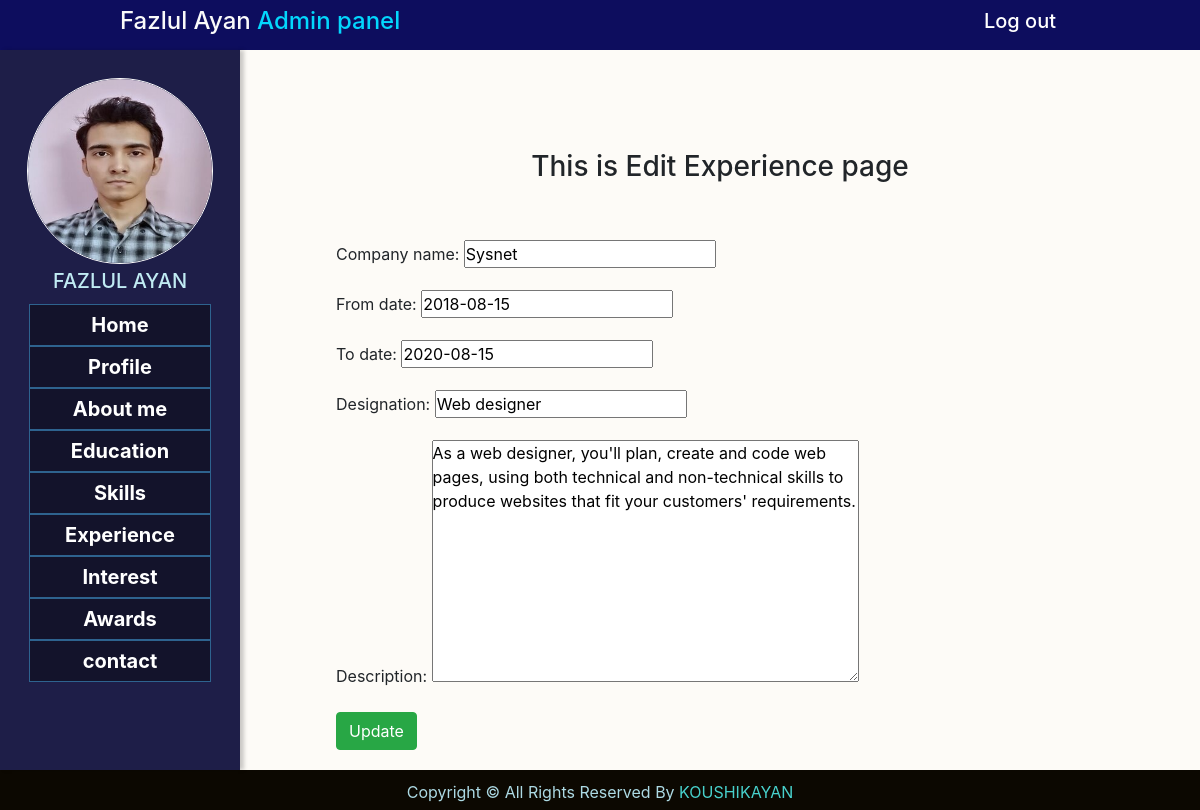
The app's page /c-edit-experience/1 (signed in) with its own data.
### portfolioapp/models.py (models this page shows, shortened)
class Profile(models.Model):
    user = models.OneToOneField(User, primary_key = True, on_delete = models.CASCADE)
    name = models.CharField(max_length = 50)
    image = models.ImageField()

class Experience(models.Model):
    user = models.ForeignKey(User, on_delete = models.CASCADE)
    company_name = models.CharField(max_length = 50)
    from_date = models.DateField()
    to_date = models.DateField()
    designation = models.CharField(max_length = 50)
    description = models.TextField()

### portfolioapp/views.py (the view)
# urls.py: path('c-edit-experience/<int:id>', c_edit_experience, name= 'c-edit-experience'),
def c_edit_experience(request, id):
    profile = Profile.objects.get(user = request.user)
    if request.method == 'POST':
        pi = Experience.objects.get(pk = id)
        form = ExperienceForm(request.POST, instance = pi)
        if form.is_valid():
            form = form.save(commit = False)
            form.user = request.user
            form.save()
            return redirect('/c-edit-list-experience')
    else:
        pi = Experience.objects.get(pk = id)
        form = ExperienceForm(instance = pi)
        context = {'form': form, 'profile': profile}
        return render(request,'c_edit_experience.html', context)

### portfolioapp/forms.py
class ExperienceForm(ModelForm):
    class Meta:
        model = Experience
        exclude = ('user',)

### templates/c_edit_experience.html (shortened to what this page needs)
{% extends 'c_base.html' %}
{% load static %}
{% block profile %}
    <img style="align-content: center; border: 1px solid white; " src="{{ profile.image.url}}" alt="This is profile picture">
{% endblock %}
{% block profileName %}
        <h5 style="text-transform: uppercase;">{{profile.name}}</h5>
{% endblock %}
{% block content %}
    <h3 style="text-align: center; padding-top: 100px;">This is Edit Experience page</h3> <br> <br>
    <form action="" method="POST">
        <table>
            {{ form.as_p}}
        </table>
        <button type="submit" class="btn btn-success">Update</button>
    </form>
{% endblock %}
{% block rightsname %}
    {{user.username}}
{% endblock %}

### templates/c_base.html (shortened to what this page needs)
{% load static %}
<!doctype html>
<html lang="en">
  <head>
    <link rel="stylesheet" href="https://stackpath.bootstrapcdn.com/bootstrap/4.5.2/css/bootstrap.min.css">
    <link rel="stylesheet" href="{% static 'css/c_style.css' %}">
  </head>
  <body>
    <div class="body">
        <div class="header">
            <div class="left-header">
                {% if user.is_authenticated %}
                    <a style="text-decoration-line: none;" href="c-admin-home"><h4>{{ profile.name}}<span> Admin panel</span></h4></a>
                {% endif %}
            </div>
            <div class="right-header">
                <a style="text-decoration-line: none;" href="{% url 'login' %}"><h5>Log out</h5></a>
            </div>
        </div>
        <div class="content">
            <div class="navbar">
                <div class="nav-top">
                    {% block profile %}
                    {% endblock %}
                </div>
                <div class="profile-name">
                    {% block profileName %}
                    {% endblock %}
                </div>
                <div class="navlist">
                    <ul>
                        <li><a style="text-decoration-line: none;" href="{% url 'c-admin-home' %}">Home</a></li>
                        <li><a style="text-decoration-line: none;" href="{% url 'c-profile' %}">Profile</a></li>
                        <li><a style="text-decoration-line: none;" href="{% url 'c-about-me' %}">About me</a></li>
                        <li><a style="text-decoration-line: none;" href="{% url 'c-education' %}">Education</a></li>
                        <li><a style="text-decoration-line: none;" href="{% url 'c-skill' %}">Skills</a></li>
                        <li><a style="text-decoration-line: none;" href="{% url 'c-experience' %}">Experience</a></li>
                        <li><a style="text-decoration-line: none;" href="{% url 'c-interest' %}">Interest</a></li>
                        <li><a style="text-decoration-line: none;" href="{% url 'c-award' %}">Awards</a></li>
                        <li><a style="text-decoration-line: none;" href="{% url 'c-contact' %}">contact</a></li>
                    </ul>
                </div>
            </div>
            <div class="right-content">
                <div class="top">
                    <div class="m_top">
                        {% block content %}
                        {% endblock %}
                    </div>
                </div>
            </div>
        </div>
        <div class="footer">
            <p>Copyright © All Rights Reserved By
                <span style="text-transform: uppercase;">
                    {% block rightsname %}
                    {% endblock %}
                </span></p>
        </div>
    </div>
  </body>
</html>

### static/css/c_style.css (style rules this page uses)
* { margin: 0; padding: 0; }
.body { width: 1200px; height: 100vh; margin: auto; box-shadow: 0 4px 8px 0 rgba(0, 0, 0, 0.2), 0 6px 20px 0 rgba(0, 0, 0, 0.19); }
.header { align-items: center; display: flex; height: 50px; background-color: rgb(13, 13, 94); }
.left-header { width: 70%; padding-left: 10%; color: white; }
.left-header a h4 { color: rgb(250, 250, 250); }
.left-header span { color: #03D7FD; }
.right-header { width: 30%; text-align: center; color: white; font-weight: 400; }
.right-header a h5 { color: rgb(255, 255, 255); }
.content { background-color:rgb(253 251 247); height:90%; display: flex; }
.navbar { height: 100%; width: 20%; background-color: #1E1E48; box-shadow: 4px 0 4px 0 rgba(0, 0, 0, 0.2); }
.nav-top { width: 100%; height: 30%; }
.nav-top img { width: 186px; height: 186px; display: block; margin: auto; border-radius: 50%; margin-top:20px; }
.profile-name { height: 5%; width: 100%; margin: auto; color: rgb(192, 235, 243); font-size: 800px; }
.profile-name h5 { text-align: center; }
.navlist { height: 65%; margin: auto; text-align: center; }
.navlist li { background-color: rgb(19 19 43); list-style: none; border: .0010px solid rgb(46, 99, 143); }
.navlist li a { padding: 0 35px; display: block; line-height: 40px; color: white; font-weight: bold; font-size: 20px; }
.right-content { width: 80%; height: 100%; }
.top { height: 80%; width: 100%; margin: 0 auto; }
.m_top { width: 80%; margin: auto; overflow: scroll; }
.footer { height:5%; background-color: rgb(12, 8, 1); color: #addae4; }
.footer p { text-align: center; padding-top: 10px; }
.footer p span { color: mediumturquoise; }

### records on screen
Experience: company_name "Sysnet", from_date "2018-08-15", to_date "2020-08-15", designation "Web designer", description "As a web designer, you'll plan, create and code web pages, using both technical and non-technical skills to produce websites that fit your customers' requirements."

### other values on screen
{{ user.username }} "KOUSHIKAYAN"
